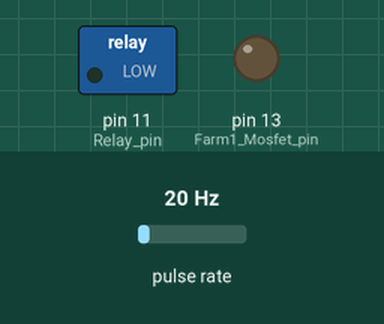
Recording of a sketch running on a simulated Arduino Uno, built with avr-gcc and run on an emulated ATmega328P. Shown: switched loads named in the sketch (green lamp = pin HIGH), output pins drawn as LEDs (lit = HIGH). Wiring (inferred from the names in the program): pulse sensor: data pin 2. Inputs (shaded band) come from the test bench; at power-on: pulse rate 20 Hz.

Above: at 0.1 s.
At 1.1 s:
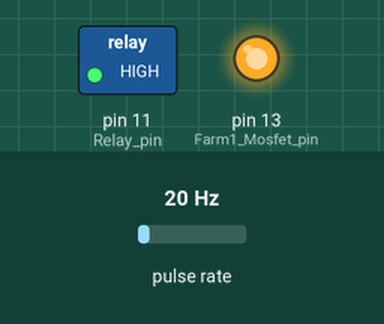
Timing chart, 0 to 2.6 s (numbered marks = the images above):
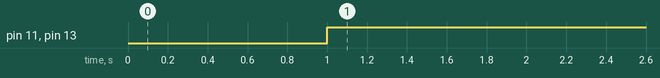

The sketch:

hh.ino
```cpp
const byte flowRate_pin = 2;    //This is the input pin on the Arduino
double flowRate;    //This is the value we intend to calculate.
volatile int pulsecount; //This integer needs to be set as volatile to ensure it updates correctly during the interrupt process.
const byte Farm1_Mosfet_pin = 13; //Mosfet pin to control the Solenoid valve for farm 1
const byte Relay_pin = 11; //Relay Pin

void setup() {
  Serial.begin(9600);
  pinMode(flowRate_pin, INPUT);  //Sets flow rate sensor pin as input
  pinMode(Farm1_Mosfet_pin,OUTPUT);
  pinMode(Relay_pin,OUTPUT);
  attachInterrupt(0, Flow, RISING);  //Configures interrupt 0 (pin 2 on the Arduino Uno) to run the function "Flow"
}

void loop() { // run over and over
  delay(1000);
  digitalWrite(Relay_pin,HIGH); // Turns ON Relay connected to the pump
  digitalWrite(Farm1_Mosfet_pin, HIGH);
  //delay(1000);
  //digitalWrite(Farm1_Mosfet_pin, LOW);
}

//Interrupt Service Routine
void Flow(){
   pulsecount++; //Every time this function is called, increment "count" by 1
}
```

Measured:
- by itself, pin 11 (Relay_pin), pin 13 (Farm1_Mosfet_pin): LOW → HIGH at 1.0 s
